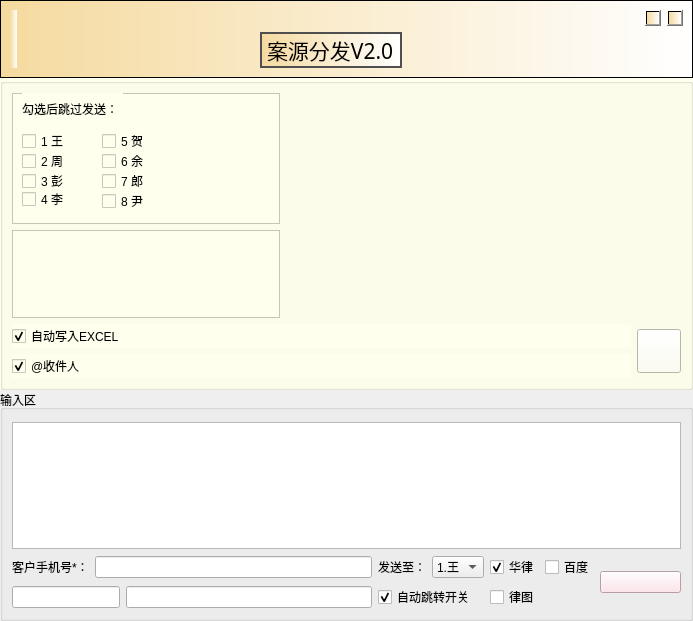
<?xml version="1.0" encoding="UTF-8"?>
<ui version="4.0">
 <class>Form</class>
 <widget class="QWidget" name="Form">
  <property name="geometry">
   <rect>
    <x>0</x>
    <y>0</y>
    <width>693</width>
    <height>621</height>
   </rect>
  </property>
  <property name="windowTitle">
   <string>案源发送（张书侨）</string>
  </property>
  <property name="windowIcon">
   <iconset resource="image/app.qrc">
    <normaloff>:/app/草莓.png</normaloff>:/app/草莓.png</iconset>
  </property>
  <property name="styleSheet">
   <string notr="true">
QPalette{background:#F0F0F0;}QGroupBox#gboxDevicePanel&gt;QLabel{color:#CACAD0;}

QWidget#frmMain,QWidget[Form=&quot;true&quot;]{
border:1px solid #575757;
border-radius:0px;
}

.QFrame{
border:1px solid #D8D8D8;
border-radius:5px;

}

QLabel,QLineEdit,QTextEdit,QPlainTextEdit,QSpinBox,QGroupBox,QComboBox,QDateEdit,QTimeEdit,QDateTimeEdit,QSpinBox,QTreeView,QListView,QTableView,QTabWidget::pane{
color:#232524;
}

QWidget#widget_title{
background:qlineargradient(spread:pad,x1:0,y1:0,x2:0,y2:1,stop:0 #4D4D4D,stop:1 #292929);
}

QLabel#lab_Ico,QLabel#lab_Title{
border-radius:0px;
color:#CACAD0;
background-color:rgba(0,0,0,0);
border-style:none;
}

QToolButton::menu-indicator{
image:None;
}

QToolButton,QWidget#widget_frm&gt;QLabel{
border-style:none;
padding:10px;
color:#CACAD0;
background:qlineargradient(spread:pad,x1:0,y1:0,x2:0,y2:1,stop:0 #4D4D4D,stop:1 #292929);
}

QToolButton:hover,QWidget#widget_frm&gt;QLabel:hover{
background:qlineargradient(spread:pad,x1:0,y1:0,x2:0,y2:1,stop:0 #636363,stop:1 #575757);
}

QLabel[labVideo=&quot;true&quot;]{
color:#CACAD0;
border:1px solid #575757;
background:qlineargradient(spread:pad,x1:0,y1:0,x2:0,y2:1,stop:0 #4D4D4D,stop:1 #292929);
}

QLabel[labVideo=&quot;true&quot;]:focus{
border:1px solid #FF0000;
background:qlineargradient(spread:pad,x1:0,y1:0,x2:0,y2:1,stop:0 #636363,stop:1 #575757);
}

QLineEdit,QTextEdit,QPlainTextEdit,QSpinBox{
border:1px solid #D8D8D8;
border-radius:5px;
padding:2px;
background:none;
selection-background-color:#4D4D4D;
selection-color:#CACAD0;
}

QLineEdit[echoMode=&quot;2&quot;]{
lineedit-password-character:9679;
}

.QGroupBox{
border:1px solid #D8D8D8;
border-radius:5px;

}

.QPushButton{
border-style:none;
border:1px solid #D8D8D8;
color:#CACAD0;
padding:5px;
border-radius:5px;
background:qlineargradient(spread:pad,x1:0,y1:0,x2:0,y2:1,stop:0 #4D4D4D,stop:1 #292929);
}

.QPushButton:hover{
background:qlineargradient(spread:pad,x1:0,y1:0,x2:0,y2:1,stop:0 #636363,stop:1 #575757);
}

.QPushButton:pressed{
background:qlineargradient(spread:pad,x1:0,y1:0,x2:0,y2:1,stop:0 #4D4D4D,stop:1 #292929);
}

.QPushButton:disabled{
color:#838383;
background:#F4F4F4;
}

QPushButton#btnSplitterH{
padding:2px;
min-height:8px;
}

QPushButton#btnMenu,QPushButton#btnMenu_Min,QPushButton#btnMenu_Max,QPushButton#btnMenu_Close,QPushButton#btnSplitterV,QPushButton#btnSplitterH{
border-radius:0px;
color:#CACAD0;
background-color:rgba(0,0,0,0);
border-style:none;
}

QPushButton#btnMenu:hover,QPushButton#btnMenu_Min:hover,QPushButton#btnMenu_Max:hover,QPushButton#btnSplitterV:hover,QPushButton#btnSplitterH:hover{
background-color:qlineargradient(spread:pad,x1:0,y1:1,x2:0,y2:0,stop:0 rgba(25,134,199,0),stop:1 #636363);
}

QPushButton#btnMenu_Close:hover{
background-color:qlineargradient(spread:pad,x1:0,y1:1,x2:0,y2:0,stop:0 rgba(238,0,0,128),stop:1 rgba(238,44,44,255));
}

QCheckBox{
color:#232524;
spacing:2px;
}

QCheckBox::indicator{
width:20px;
height:20px;
}

QCheckBox::indicator:unchecked{
image: url(:/app/Checkbox Unchecked-1.png);
}

QCheckBox::indicator:checked{
	image: url(:/app/Checkbox Checked.png);
}

QRadioButton{
color:#232524;
spacing:2px;
}

QRadioButton::indicator{
width:15px;
height:15px;
}

QRadioButton::indicator::unchecked{
image:url(:/image/radio_normal.png);
}

QRadioButton::indicator::checked{
image:url(:/image/radio_selected.png);
}

QSpinBox::up-button,QDateEdit::up-button,QTimeEdit::up-button,QDateTimeEdit::up-button{
image:url(:/image/add_top.png);
}

QSpinBox::down-button,QDateEdit::down-button,QTimeEdit::down-button,QDateTimeEdit::down-button{
image:url(:/image/add_bottom.png);
}

QComboBox,QDateEdit,QTimeEdit,QDateTimeEdit,QSpinBox{
border-radius:3px;
padding:3px 5px 3px 5px;
border:1px solid #D8D8D8;
background:none;
selection-background-color:#4D4D4D;
selection-color:#CACAD0;
}

QComboBox::drop-down,QDateEdit::drop-down,QTimeEdit::drop-down,QDateTimeEdit::drop-down{
subcontrol-origin:padding;
subcontrol-position:top right;
width:15px;
border-left-width:1px;
border-left-style:solid;
border-top-right-radius:3px;
border-bottom-right-radius:3px;
border-left-color:#D8D8D8;
}

QComboBox::down-arrow,QDateEdit::down-arrow,QTimeEdit::down-arrow,QDateTimeEdit::down-arrow{
image:url(:/image/add_bottom.png);
}

QMenu{
color:#CACAD0;
background-color:#4D4D4D;
margin:2px;
}

QMenu::item{
padding:3px 20px 3px 20px;
}

QMenu::indicator{
width:13px;
height:13px;
}

QMenu::item:selected{
color:#CACAD0;
border:0px solid #575757;
background:qlineargradient(spread:pad,x1:0,y1:0,x2:0,y2:1,stop:0 #4D4D4D,stop:1 #292929);
}

QMenu::separator{
height:1px;
background:#575757;
}

QProgressBar{
background:#D8D8D8;
border-radius:5px;
text-align:center;
border:1px solid #D8D8D8;
}

QProgressBar::chunk{
width:5px;
margin:0.5px;
background-color:#4D4D4D;
}

QSlider::groove:horizontal,QSlider::add-page:horizontal{
height:8px;
border-radius:3px;
background:#D8D8D8;
}

QSlider::sub-page:horizontal{
height:8px;
border-radius:3px;
background:#575757;
}

QSlider::handle:horizontal{
width:13px;
margin-top:-3px;
margin-bottom:-3px;
border-radius:6px;
background:qradialgradient(spread:pad,cx:0.5,cy:0.5,radius:0.5,fx:0.5,fy:0.5,stop:0.6 #FFFFFF,stop:0.8 #575757);
}

QSlider::groove:vertical,QSlider::sub-page:vertical{
width:8px;
border-radius:3px;
background:#D8D8D8;
}

QSlider::add-page:vertical{
width:8px;
border-radius:3px;
background:#575757;
}

QSlider::handle:vertical{
height:13px;
margin-left:-2px;
margin-right:-3px;
border-radius:6px;
background:qradialgradient(spread:pad,cx:0.5,cy:0.5,radius:0.5,fx:0.5,fy:0.5,stop:0.6 #FFFFFF,stop:0.8 #575757);
}

QScrollBar:vertical{
width:10px;
background-color:rgba(0,0,0,0%);
padding-top:10px;
padding-bottom:10px;
}

QScrollBar:horizontal{
height:10px;
background-color:rgba(0,0,0,0%);
padding-left:10px;
padding-right:10px;
}

QScrollBar::handle:vertical,QScrollBar::handle:horizontal{
width:10px;
background:#575757;
}

QScrollBar::handle:vertical:hover,QScrollBar::handle:horizontal:hover{
width:10px;
background:#292929;
}

QScrollBar::add-line:vertical{
height:10px;
width:10px;
subcontrol-position:bottom;
subcontrol-origin:margin;
border-border-image:url(:/image/add_bottom.png);
}

QScrollBar::add-line:horizontal{
height:10px;
width:10px;
subcontrol-position:right;
subcontrol-origin:margin;
border-image:url(:/image/add_right.png);
}

QScrollBar::sub-line:vertical{
height:10px;
width:10px;
subcontrol-position:top;
subcontrol-origin:margin;
border-image:url(:/image/add_top.png);
}

QScrollBar::sub-line:horizontal{
height:10px;
width:10px;
subcontrol-position:left;
subcontrol-origin:margin;
border-image:url(:/image/add_left.png);
}

QScrollBar::add-page:vertical,QScrollBar::sub-page:vertical,QScrollBar::add-page:horizontal,QScrollBar::sub-page:horizontal{
width:10px;
background:#D8D8D8;
}

QScrollArea{
border:0px;
}

QTreeView,QListView,QTableView,QTabWidget::pane{
border:1px solid #D8D8D8;
selection-background-color:#636363;
selection-color:#232524;
alternate-background-color:#DDE0E7;
}

QTableView::item:selected,QListView::item:selected,QTreeView::item:selected{
color:#CACAD0;
background:qlineargradient(spread:pad,x1:0,y1:0,x2:0,y2:1,stop:0 #4D4D4D,stop:1 #292929);
}

QTableView::item:hover,QListView::item:hover,QTreeView::item:hover{
color:#CACAD0;
background:qlineargradient(spread:pad,x1:0,y1:0,x2:0,y2:1,stop:0 #636363,stop:1 #575757);
}

QTableView::item,QListView::item,QTreeView::item{
padding:5px;
margin:0px;
}

QHeaderView::section,QTableCornerButton:section{
padding:3px;
margin:0px;
color:#CACAD0;
border:1px solid #575757;
background:qlineargradient(spread:pad,x1:0,y1:0,x2:0,y2:1,stop:0 #636363,stop:1 #575757);
}

QTabBar::tab{
border-radius:5px;
border:1px solid #D8D8D8;
color:#CACAD0;
min-width:55px;
min-height:20px;
padding:3px 8px 3px 8px;
margin:1px;
background:qlineargradient(spread:pad,x1:0,y1:0,x2:0,y2:1,stop:0 #636363,stop:1 #575757);
}

QTabBar::tab:selected,QTabBar::tab:hover{
background:qlineargradient(spread:pad,x1:0,y1:0,x2:0,y2:1,stop:0 #4D4D4D,stop:1 #292929);
}

QStatusBar::item{
border:0px solid #4D4D4D;
border-radius:3px;
}

QToolBox::tab,QToolTip,QGroupBox#gboxDevicePanel{
padding:3px;
border-radius: 5px;
color:#CACAD0;
background:qlineargradient(spread:pad,x1:0,y1:0,x2:0,y2:1,stop:0 #4D4D4D,stop:1 #292929);
}

QToolBox::tab:selected{
background:qlineargradient(spread:pad,x1:0,y1:0,x2:0,y2:1,stop:0 #636363,stop:1 #575757);
}

</string>
  </property>
  <layout class="QGridLayout" name="gridLayout_3">
   <property name="leftMargin">
    <number>0</number>
   </property>
   <property name="topMargin">
    <number>0</number>
   </property>
   <property name="rightMargin">
    <number>0</number>
   </property>
   <property name="bottomMargin">
    <number>0</number>
   </property>
   <property name="spacing">
    <number>0</number>
   </property>
   <item row="0" column="0">
    <widget class="QFrame" name="frame_2">
     <property name="maximumSize">
      <size>
       <width>16777215</width>
       <height>87</height>
      </size>
     </property>
     <property name="styleSheet">
      <string notr="true">background-color: qlineargradient(spread:pad, x1:0, y1:0, x2:1, y2:0, stop:0 rgba(245, 218, 159, 255), stop:1 rgba(255, 255, 255, 255));</string>
     </property>
     <property name="frameShape">
      <enum>QFrame::StyledPanel</enum>
     </property>
     <property name="frameShadow">
      <enum>QFrame::Raised</enum>
     </property>
     <layout class="QGridLayout" name="gridLayout_2">
      <item row="0" column="0" rowspan="2">
       <widget class="QLabel" name="label">
        <property name="styleSheet">
         <string notr="true"/>
        </property>
        <property name="text">
         <string/>
        </property>
        <property name="pixmap">
         <pixmap resource="image/app.qrc">:/app/草莓.png</pixmap>
        </property>
       </widget>
      </item>
      <item row="0" column="1" rowspan="2">
       <spacer name="horizontalSpacer">
        <property name="orientation">
         <enum>Qt::Horizontal</enum>
        </property>
        <property name="sizeHint" stdset="0">
         <size>
          <width>208</width>
          <height>20</height>
         </size>
        </property>
       </spacer>
      </item>
      <item row="0" column="4">
       <widget class="QPushButton" name="pushButton">
        <property name="minimumSize">
         <size>
          <width>0</width>
          <height>16</height>
         </size>
        </property>
        <property name="maximumSize">
         <size>
          <width>16</width>
          <height>16</height>
         </size>
        </property>
        <property name="styleSheet">
         <string notr="true">

QPushButton:hover{
	
	background-color: rgb(233, 255, 215);
   
}
QPushButton:pressed{
	
	
   
	background-color: rgb(255, 226, 249);
}
</string>
        </property>
        <property name="text">
         <string/>
        </property>
        <property name="icon">
         <iconset resource="image/app.qrc">
          <normaloff>:/app/减号.png</normaloff>:/app/减号.png</iconset>
        </property>
        <property name="iconSize">
         <size>
          <width>16</width>
          <height>16</height>
         </size>
        </property>
       </widget>
      </item>
      <item row="0" column="5">
       <widget class="QPushButton" name="pushButton_2">
        <property name="sizePolicy">
         <sizepolicy hsizetype="Fixed" vsizetype="Fixed">
          <horstretch>0</horstretch>
          <verstretch>0</verstretch>
         </sizepolicy>
        </property>
        <property name="minimumSize">
         <size>
          <width>0</width>
          <height>16</height>
         </size>
        </property>
        <property name="maximumSize">
         <size>
          <width>16</width>
          <height>16</height>
         </size>
        </property>
        <property name="styleSheet">
         <string notr="true">
QPushButton:hover{
	
	background-color: rgb(233, 255, 215);
   
}
QPushButton:pressed{
	
	
   
	background-color: rgb(255, 226, 249);
}
</string>
        </property>
        <property name="text">
         <string/>
        </property>
        <property name="icon">
         <iconset resource="image/app.qrc">
          <normaloff>:/app/关闭.png</normaloff>:/app/关闭.png</iconset>
        </property>
       </widget>
      </item>
      <item row="1" column="2">
       <widget class="QLabel" name="label_3">
        <property name="font">
         <font>
          <family>华文琥珀</family>
          <pointsize>16</pointsize>
          <weight>50</weight>
          <italic>false</italic>
          <bold>false</bold>
         </font>
        </property>
        <property name="styleSheet">
         <string notr="true">font: 16pt &quot;华文琥珀&quot;;
border:2px solid rgb(79, 79, 79)
</string>
        </property>
        <property name="text">
         <string>案源分发V2.0</string>
        </property>
       </widget>
      </item>
      <item row="1" column="3">
       <spacer name="horizontalSpacer_2">
        <property name="orientation">
         <enum>Qt::Horizontal</enum>
        </property>
        <property name="sizeHint" stdset="0">
         <size>
          <width>231</width>
          <height>20</height>
         </size>
        </property>
       </spacer>
      </item>
      <item row="1" column="4" colspan="2">
       <spacer name="verticalSpacer_2">
        <property name="orientation">
         <enum>Qt::Vertical</enum>
        </property>
        <property name="sizeHint" stdset="0">
         <size>
          <width>20</width>
          <height>39</height>
         </size>
        </property>
       </spacer>
      </item>
     </layout>
    </widget>
   </item>
   <item row="1" column="0">
    <widget class="QGroupBox" name="groupBox">
     <property name="minimumSize">
      <size>
       <width>0</width>
       <height>306</height>
      </size>
     </property>
     <property name="styleSheet">
      <string notr="true">background-color: rgb(255, 255, 238);
</string>
     </property>
     <property name="title">
      <string/>
     </property>
     <layout class="QGridLayout" name="gridLayout">
      <item row="0" column="0" rowspan="4">
       <layout class="QVBoxLayout" name="tq_verticalLayout">
        <property name="spacing">
         <number>0</number>
        </property>
       </layout>
      </item>
      <item row="0" column="1" colspan="2">
       <widget class="QFrame" name="frame">
        <property name="minimumSize">
         <size>
          <width>268</width>
          <height>131</height>
         </size>
        </property>
        <property name="maximumSize">
         <size>
          <width>268</width>
          <height>131</height>
         </size>
        </property>
        <property name="styleSheet">
         <string notr="true"/>
        </property>
        <property name="frameShape">
         <enum>QFrame::StyledPanel</enum>
        </property>
        <property name="frameShadow">
         <enum>QFrame::Plain</enum>
        </property>
        <widget class="QLabel" name="label_5">
         <property name="geometry">
          <rect>
           <x>10</x>
           <y>0</y>
           <width>101</width>
           <height>31</height>
          </rect>
         </property>
         <property name="text">
          <string>勾选后跳过发送：</string>
         </property>
        </widget>
        <widget class="QCheckBox" name="checkBox1">
         <property name="geometry">
          <rect>
           <x>10</x>
           <y>40</y>
           <width>51</width>
           <height>16</height>
          </rect>
         </property>
         <property name="styleSheet">
          <string notr="true">QCheckBox::indicator:unchecked{
image: url(:/app/checkbox-unchecked.png);
}

QCheckBox::indicator:checked{
	
	image: url(:/app/checkbox-checked (7).png);
}</string>
         </property>
         <property name="text">
          <string>1 王</string>
         </property>
        </widget>
        <widget class="QCheckBox" name="checkBox2">
         <property name="geometry">
          <rect>
           <x>10</x>
           <y>60</y>
           <width>51</width>
           <height>16</height>
          </rect>
         </property>
         <property name="styleSheet">
          <string notr="true">QCheckBox::indicator:unchecked{
image: url(:/app/checkbox-unchecked (1).png);
}

QCheckBox::indicator:checked{
	
	
	image: url(:/app/checkbox-checked (6).png);
}</string>
         </property>
         <property name="text">
          <string>2 周</string>
         </property>
        </widget>
        <widget class="QCheckBox" name="checkBox3">
         <property name="geometry">
          <rect>
           <x>10</x>
           <y>80</y>
           <width>51</width>
           <height>16</height>
          </rect>
         </property>
         <property name="styleSheet">
          <string notr="true">QCheckBox::indicator:unchecked{
image: url(:/app/checkbox-unchecked (2).png);
}

QCheckBox::indicator:checked{
	
	image: url(:/app/checkbox-checked (5).png);
}</string>
         </property>
         <property name="text">
          <string>3 彭</string>
         </property>
        </widget>
        <widget class="QCheckBox" name="checkBox4">
         <property name="geometry">
          <rect>
           <x>10</x>
           <y>96</y>
           <width>51</width>
           <height>20</height>
          </rect>
         </property>
         <property name="styleSheet">
          <string notr="true">QCheckBox::indicator:unchecked{
image: url(:/app/checkbox-unchecked (3).png);
}

QCheckBox::indicator:checked{
	
	
	image: url(:/app/checkbox-checked (4).png);
}</string>
         </property>
         <property name="text">
          <string>4 李</string>
         </property>
        </widget>
        <widget class="QCheckBox" name="checkBox5">
         <property name="geometry">
          <rect>
           <x>90</x>
           <y>40</y>
           <width>51</width>
           <height>16</height>
          </rect>
         </property>
         <property name="styleSheet">
          <string notr="true">QCheckBox::indicator:unchecked{
image: url(:/app/checkbox-unchecked (4).png);
}

QCheckBox::indicator:checked{
image: url(:/app/checkbox-checked (3).png);
}</string>
         </property>
         <property name="text">
          <string>5 贺</string>
         </property>
        </widget>
        <widget class="QCheckBox" name="checkBox6">
         <property name="geometry">
          <rect>
           <x>90</x>
           <y>60</y>
           <width>51</width>
           <height>16</height>
          </rect>
         </property>
         <property name="styleSheet">
          <string notr="true">QCheckBox::indicator:unchecked{
image: url(:/app/checkbox-unchecked (5).png);
}

QCheckBox::indicator:checked{
image: url(:/app/checkbox-checked (2).png);
}</string>
         </property>
         <property name="text">
          <string>6 余</string>
         </property>
        </widget>
        <widget class="QCheckBox" name="checkBox7">
         <property name="geometry">
          <rect>
           <x>90</x>
           <y>80</y>
           <width>51</width>
           <height>16</height>
          </rect>
         </property>
         <property name="styleSheet">
          <string notr="true">QCheckBox::indicator:unchecked{
image: url(:/app/checkbox-unchecked (6).png);
}

QCheckBox::indicator:checked{
	
	image: url(:/app/checkbox-checked (1).png);
}</string>
         </property>
         <property name="text">
          <string>7 郎</string>
         </property>
        </widget>
        <widget class="QCheckBox" name="checkBox8">
         <property name="geometry">
          <rect>
           <x>90</x>
           <y>100</y>
           <width>51</width>
           <height>16</height>
          </rect>
         </property>
         <property name="styleSheet">
          <string notr="true">QCheckBox::indicator:unchecked{
image: url(:/app/checkbox-unchecked (7).png);
}

QCheckBox::indicator:checked{
	
	image: url(:/app/checkbox-checked.png);
}</string>
         </property>
         <property name="text">
          <string>8 尹</string>
         </property>
        </widget>
       </widget>
      </item>
      <item row="1" column="1" colspan="2">
       <widget class="QTextBrowser" name="textBrowser">
        <property name="maximumSize">
         <size>
          <width>268</width>
          <height>16777215</height>
         </size>
        </property>
        <property name="html">
         <string>&lt;!DOCTYPE HTML PUBLIC &quot;-//W3C//DTD HTML 4.0//EN&quot; &quot;http://www.w3.org/TR/REC-html40/strict.dtd&quot;&gt;
&lt;html&gt;&lt;head&gt;&lt;meta name=&quot;qrichtext&quot; content=&quot;1&quot; /&gt;&lt;style type=&quot;text/css&quot;&gt;
p, li { white-space: pre-wrap; }
&lt;/style&gt;&lt;/head&gt;&lt;body style=&quot; font-family:'SimSun'; font-size:9pt; font-weight:400; font-style:normal;&quot;&gt;
&lt;p style=&quot;-qt-paragraph-type:empty; margin-top:0px; margin-bottom:0px; margin-left:0px; margin-right:0px; -qt-block-indent:0; text-indent:0px;&quot;&gt;&lt;br /&gt;&lt;/p&gt;&lt;/body&gt;&lt;/html&gt;</string>
        </property>
       </widget>
      </item>
      <item row="2" column="1">
       <widget class="QCheckBox" name="checkBox_3">
        <property name="text">
         <string>自动写入EXCEL</string>
        </property>
        <property name="checked">
         <bool>true</bool>
        </property>
       </widget>
      </item>
      <item row="2" column="2" rowspan="2">
       <widget class="QPushButton" name="flushed_pushButton">
        <property name="maximumSize">
         <size>
          <width>44</width>
          <height>44</height>
         </size>
        </property>
        <property name="styleSheet">
         <string notr="true">

QPushButton:hover{
	
	background-color: rgb(233, 255, 215);
   
}
QPushButton:pressed{
	
	
   
	background-color: rgb(255, 226, 249);
}</string>
        </property>
        <property name="text">
         <string/>
        </property>
        <property name="icon">
         <iconset resource="image/app.qrc">
          <normaloff>:/app/刷新 (1).png</normaloff>:/app/刷新 (1).png</iconset>
        </property>
        <property name="iconSize">
         <size>
          <width>32</width>
          <height>32</height>
         </size>
        </property>
       </widget>
      </item>
      <item row="3" column="1">
       <widget class="QCheckBox" name="atcheckBox">
        <property name="text">
         <string>@收件人</string>
        </property>
        <property name="checked">
         <bool>true</bool>
        </property>
       </widget>
      </item>
     </layout>
    </widget>
   </item>
   <item row="2" column="0">
    <widget class="QGroupBox" name="groupBox_2">
     <property name="minimumSize">
      <size>
       <width>0</width>
       <height>231</height>
      </size>
     </property>
     <property name="maximumSize">
      <size>
       <width>16777215</width>
       <height>231</height>
      </size>
     </property>
     <property name="styleSheet">
      <string notr="true">background-color: rgb(255, 255, 238);
GroupBox{
	border:2px solid rgb(79, 79, 79);}
</string>
     </property>
     <property name="title">
      <string>输入区</string>
     </property>
     <layout class="QGridLayout" name="gridLayout_4">
      <property name="topMargin">
       <number>12</number>
      </property>
      <item row="0" column="0" colspan="8">
       <widget class="QTextEdit" name="textEdit">
        <property name="styleSheet">
         <string notr="true"/>
        </property>
       </widget>
      </item>
      <item row="1" column="0">
       <widget class="QLabel" name="label_2">
        <property name="text">
         <string>客户手机号*：</string>
        </property>
       </widget>
      </item>
      <item row="1" column="1" colspan="2">
       <widget class="QLineEdit" name="phoneLineEdit">
        <property name="styleSheet">
         <string notr="true"/>
        </property>
       </widget>
      </item>
      <item row="1" column="3">
       <widget class="QLabel" name="label_6">
        <property name="text">
         <string>发送至：</string>
        </property>
       </widget>
      </item>
      <item row="1" column="4">
       <widget class="QComboBox" name="comboBox">
        <property name="minimumSize">
         <size>
          <width>0</width>
          <height>0</height>
         </size>
        </property>
        <item>
         <property name="text">
          <string>1.王</string>
         </property>
        </item>
        <item>
         <property name="text">
          <string>2.周</string>
         </property>
        </item>
        <item>
         <property name="text">
          <string>3.彭</string>
         </property>
        </item>
        <item>
         <property name="text">
          <string>4.李</string>
         </property>
        </item>
        <item>
         <property name="text">
          <string>5.贺</string>
         </property>
        </item>
        <item>
         <property name="text">
          <string>6.余</string>
         </property>
        </item>
        <item>
         <property name="text">
          <string>7.郎</string>
         </property>
        </item>
        <item>
         <property name="text">
          <string>8.尹</string>
         </property>
        </item>
       </widget>
      </item>
      <item row="1" column="5">
       <widget class="QCheckBox" name="hlCheckBox">
        <property name="text">
         <string>华律</string>
        </property>
        <property name="checked">
         <bool>true</bool>
        </property>
        <property name="autoExclusive">
         <bool>false</bool>
        </property>
       </widget>
      </item>
      <item row="1" column="6">
       <widget class="QCheckBox" name="bd_checkBox">
        <property name="styleSheet">
         <string notr="true">QCheckBox::indicator:unchecked{
image: url(:/app/checkbox-unchecked (9).png);
}

QCheckBox::indicator:checked{
	
	
	image: url(:/app/checkbox-checked (9).png);
}</string>
        </property>
        <property name="text">
         <string>百度</string>
        </property>
       </widget>
      </item>
      <item row="1" column="7" rowspan="2">
       <widget class="QPushButton" name="sendPushButton">
        <property name="minimumSize">
         <size>
          <width>81</width>
          <height>0</height>
         </size>
        </property>
        <property name="styleSheet">
         <string notr="true">QPushButton{background-color: rgb(255, 221, 229);}

QPushButton:hover{
	
	background-color: rgb(233, 255, 215);
   
}
QPushButton:pressed{
	
	
   
	background-color: rgb(255, 226, 249);
}
</string>
        </property>
        <property name="text">
         <string/>
        </property>
        <property name="icon">
         <iconset resource="image/app.qrc">
          <normaloff>:/app/发送.png</normaloff>:/app/发送.png</iconset>
        </property>
        <property name="iconSize">
         <size>
          <width>32</width>
          <height>32</height>
         </size>
        </property>
       </widget>
      </item>
      <item row="2" column="0" colspan="2">
       <widget class="QLineEdit" name="webHookLineEdit">
        <property name="styleSheet">
         <string notr="true"/>
        </property>
       </widget>
      </item>
      <item row="2" column="2">
       <widget class="QLineEdit" name="sercertLineEdit">
        <property name="styleSheet">
         <string notr="true"/>
        </property>
       </widget>
      </item>
      <item row="2" column="3" colspan="2">
       <widget class="QCheckBox" name="autoJumCheckBox">
        <property name="text">
         <string>自动跳转开关</string>
        </property>
        <property name="checked">
         <bool>true</bool>
        </property>
        <property name="tristate">
         <bool>false</bool>
        </property>
       </widget>
      </item>
      <item row="2" column="5">
       <widget class="QCheckBox" name="ltCheckBox">
        <property name="styleSheet">
         <string notr="true">QCheckBox::indicator:unchecked{
image: url(:/app/checkbox-unchecked (8).png);
}

QCheckBox::indicator:checked{
	
	
	
	image: url(:/app/checkbox-checked (8).png);
}</string>
        </property>
        <property name="text">
         <string>律图</string>
        </property>
       </widget>
      </item>
     </layout>
    </widget>
   </item>
  </layout>
 </widget>
 <resources>
  <include location="image/app.qrc"/>
  <include location="../../.designer/backup/image/app.qrc"/>
 </resources>
 <connections/>
</ui>
